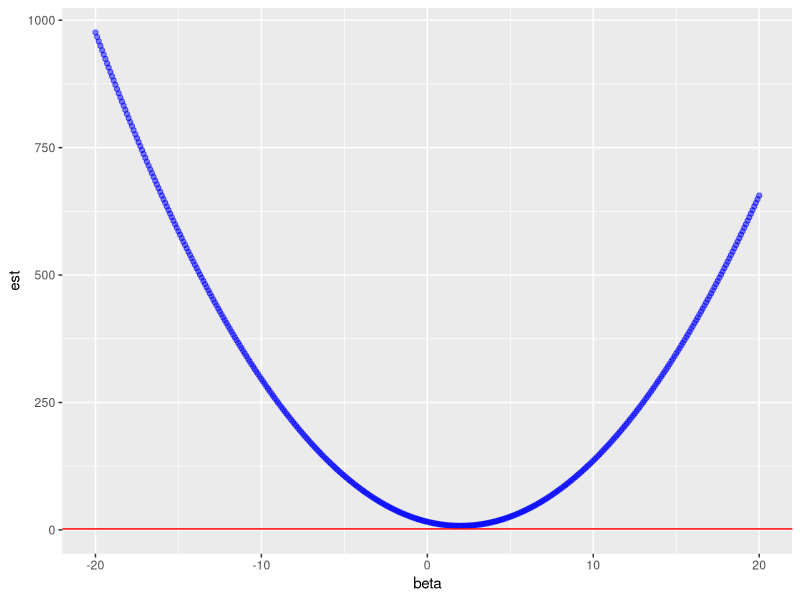
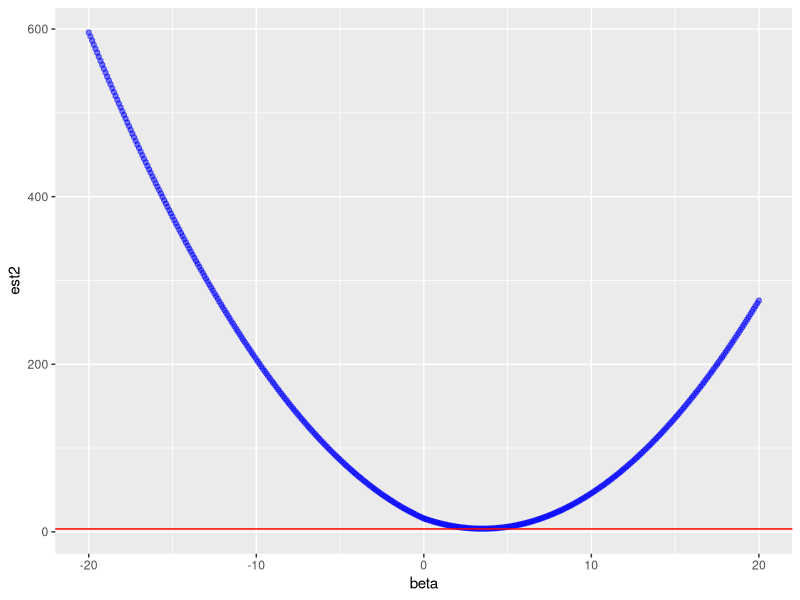

Here is the R script that generated these plots, in order:
## ---- chunk 1
knitr::opts_chunk$set(echo = TRUE)
library(tidyverse)
## ---- chunk 2
lamda <- 1
beta <- seq(-20, 20, 0.1)
y1 <- rep(4, length(beta))
est <- (y1 - beta)^2 + lamda*(beta^2)
data <- data.frame(beta, est)

ggplot(data, aes(x = beta, y = est)) +
  geom_point(alpha = .5, color = "blue") +
  geom_hline(aes(yintercept = 4/(lamda + 1)), color = "red")
## ---- chunk 3
y1 <- rep(4, length(beta))
est2 <- (y1 - beta)^2 + lamda*(abs(beta))
data2 <- data.frame(beta, est2)

ggplot(data2, aes(x = beta, y = est2)) +
  geom_point(alpha = .5, color = "blue") +
  geom_hline(aes(yintercept = 4 - lamda/2), color = "red")
